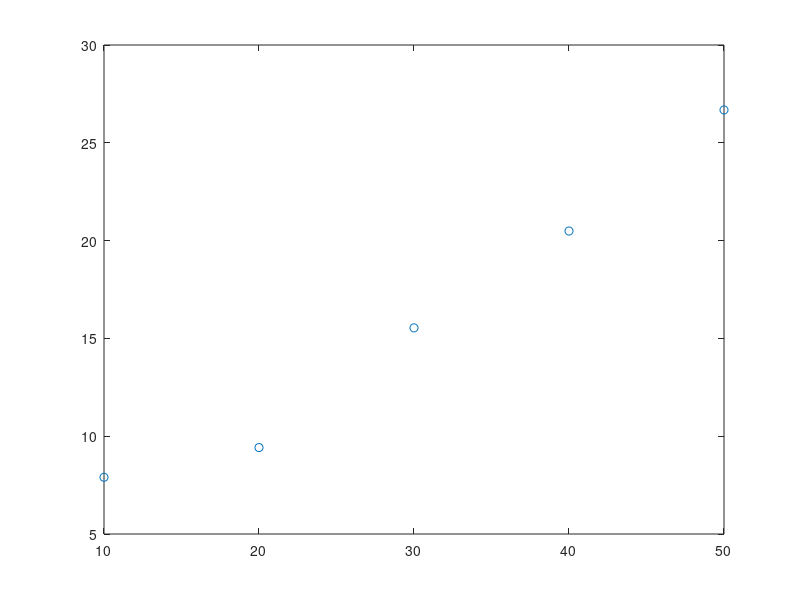

Recreate this plot in MATLAB. (Note: this script raises an error after producing the figure.)
%Nao podemos computar numeros negativos nem zeros na tabela
%O algoritmo depende de ln(x)

x=[10; 
   20; 
   30; 
   40;
   50]

y=[7.90; 
   9.42; 
   15.54; 
   20.49;
   26.68]

plot (x,y,'o')

f1=@(x) x.^0 %. serve para fazer cada ponto do vetor elevado na 1
f2=@(x) x.^1

z=(1.0).*log(y)

F=@(x) [f1(x) f2(x)] %f no formato de linha

k=ufrgs_ajuste(x,z,F)

a=exp(k(1))
b=exp(k(2))

y=@(x) (1.0).*(a*b^x)

hold on
fplot (y,[10 50])